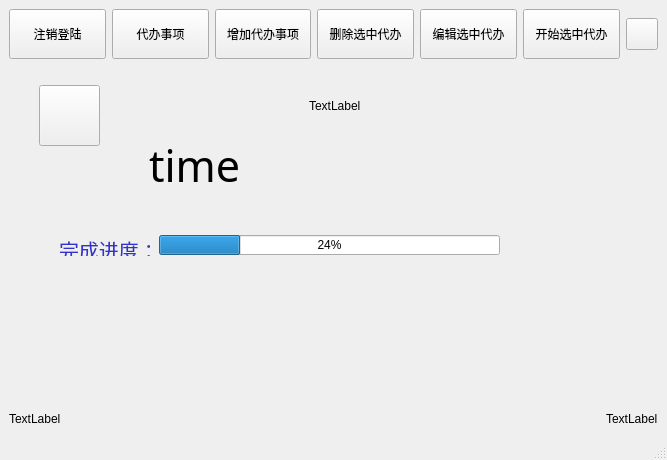
<?xml version="1.0" encoding="UTF-8"?>
<ui version="4.0">
 <class>ScheduleWindow</class>
 <widget class="QMainWindow" name="ScheduleWindow">
  <property name="geometry">
   <rect>
    <x>0</x>
    <y>0</y>
    <width>667</width>
    <height>460</height>
   </rect>
  </property>
  <property name="windowTitle">
   <string>MainWindow</string>
  </property>
  <widget class="QWidget" name="centralwidget">
   <layout class="QGridLayout" name="gridLayout_13">
    <item row="0" column="0">
     <layout class="QGridLayout" name="gridLayout_6">
      <item row="1" column="2">
       <widget class="QLabel" name="idenline">
        <property name="text">
         <string>TextLabel</string>
        </property>
       </widget>
      </item>
      <item row="0" column="0" colspan="3">
       <layout class="QGridLayout" name="gridLayout_5">
        <item row="0" column="3">
         <widget class="QPushButton" name="delete_it">
          <property name="minimumSize">
           <size>
            <width>0</width>
            <height>50</height>
           </size>
          </property>
          <property name="text">
           <string>删除选中代办</string>
          </property>
         </widget>
        </item>
        <item row="0" column="2">
         <widget class="QPushButton" name="stu_choosecourse">
          <property name="minimumSize">
           <size>
            <width>0</width>
            <height>50</height>
           </size>
          </property>
          <property name="text">
           <string>增加代办事项</string>
          </property>
         </widget>
        </item>
        <item row="1" column="0" colspan="7">
         <widget class="QStackedWidget" name="stackedWidget_3">
          <property name="currentIndex">
           <number>4</number>
          </property>
          <widget class="QWidget" name="page_s_1">
           <layout class="QGridLayout" name="gridLayout">
            <item row="0" column="0" colspan="2">
             <widget class="QTableWidget" name="tableWidget_s_1"/>
            </item>
            <item row="1" column="0">
             <spacer name="horizontalSpacer">
              <property name="orientation">
               <enum>Qt::Horizontal</enum>
              </property>
              <property name="sizeHint" stdset="0">
               <size>
                <width>295</width>
                <height>20</height>
               </size>
              </property>
             </spacer>
            </item>
            <item row="1" column="1">
             <widget class="QLineEdit" name="search_2"/>
            </item>
           </layout>
          </widget>
          <widget class="QWidget" name="page_s_2">
           <widget class="QWidget" name="layoutWidget_2">
            <property name="geometry">
             <rect>
              <x>140</x>
              <y>60</y>
              <width>330</width>
              <height>191</height>
             </rect>
            </property>
            <layout class="QGridLayout" name="gridLayout_8">
             <item row="0" column="0" colspan="2">
              <widget class="QLabel" name="label_10">
               <property name="text">
                <string>请输入原来的密码：</string>
               </property>
              </widget>
             </item>
             <item row="0" column="2" colspan="2">
              <widget class="QLineEdit" name="pass_past"/>
             </item>
             <item row="1" column="0" colspan="2">
              <widget class="QLabel" name="label">
               <property name="text">
                <string>输入要修改成的密码：</string>
               </property>
              </widget>
             </item>
             <item row="1" column="2" colspan="2">
              <widget class="QLineEdit" name="pass_now"/>
             </item>
             <item row="2" column="0" colspan="2">
              <widget class="QLabel" name="label_2">
               <property name="text">
                <string>请再输入一遍：</string>
               </property>
              </widget>
             </item>
             <item row="2" column="2" colspan="2">
              <widget class="QLineEdit" name="pass_nowa"/>
             </item>
             <item row="3" column="0">
              <spacer name="horizontalSpacer_2">
               <property name="orientation">
                <enum>Qt::Horizontal</enum>
               </property>
               <property name="sizeHint" stdset="0">
                <size>
                 <width>88</width>
                 <height>20</height>
                </size>
               </property>
              </spacer>
             </item>
             <item row="3" column="1" colspan="2">
              <widget class="QPushButton" name="modify_pas">
               <property name="minimumSize">
                <size>
                 <width>75</width>
                 <height>50</height>
                </size>
               </property>
               <property name="text">
                <string>修改</string>
               </property>
              </widget>
             </item>
             <item row="3" column="3">
              <spacer name="horizontalSpacer_3">
               <property name="orientation">
                <enum>Qt::Horizontal</enum>
               </property>
               <property name="sizeHint" stdset="0">
                <size>
                 <width>40</width>
                 <height>20</height>
                </size>
               </property>
              </spacer>
             </item>
            </layout>
           </widget>
          </widget>
          <widget class="QWidget" name="page_s_3">
           <layout class="QGridLayout" name="gridLayout_12">
            <item row="0" column="0">
             <layout class="QGridLayout" name="gridLayout_11">
              <item row="0" column="0">
               <spacer name="horizontalSpacer_11">
                <property name="orientation">
                 <enum>Qt::Horizontal</enum>
                </property>
                <property name="sizeHint" stdset="0">
                 <size>
                  <width>40</width>
                  <height>20</height>
                 </size>
                </property>
               </spacer>
              </item>
              <item row="0" column="1">
               <layout class="QGridLayout" name="gridLayout_9">
                <item row="0" column="0">
                 <layout class="QGridLayout" name="gridLayout_3">
                  <item row="0" column="0">
                   <widget class="QLabel" name="label_name">
                    <property name="text">
                     <string>代办事项名称：</string>
                    </property>
                   </widget>
                  </item>
                  <item row="0" column="1" colspan="2">
                   <widget class="QLineEdit" name="lineEdit_name">
                    <property name="minimumSize">
                     <size>
                      <width>0</width>
                      <height>30</height>
                     </size>
                    </property>
                    <property name="font">
                     <font>
                      <pointsize>15</pointsize>
                     </font>
                    </property>
                   </widget>
                  </item>
                  <item row="1" column="0">
                   <widget class="QLabel" name="label_time">
                    <property name="text">
                     <string>时        长：</string>
                    </property>
                   </widget>
                  </item>
                  <item row="1" column="1">
                   <widget class="QSlider" name="horizontalSlider_2">
                    <property name="singleStep">
                     <number>10</number>
                    </property>
                    <property name="orientation">
                     <enum>Qt::Horizontal</enum>
                    </property>
                    <property name="tickInterval">
                     <number>10</number>
                    </property>
                   </widget>
                  </item>
                  <item row="1" column="2">
                   <widget class="QSpinBox" name="spinBox">
                    <property name="minimumSize">
                     <size>
                      <width>0</width>
                      <height>30</height>
                     </size>
                    </property>
                    <property name="font">
                     <font>
                      <pointsize>15</pointsize>
                     </font>
                    </property>
                   </widget>
                  </item>
                  <item row="2" column="0">
                   <widget class="QLabel" name="label_note">
                    <property name="text">
                     <string>备        注：</string>
                    </property>
                   </widget>
                  </item>
                  <item row="2" column="1" colspan="2">
                   <widget class="QLineEdit" name="lineEdit_note">
                    <property name="minimumSize">
                     <size>
                      <width>0</width>
                      <height>30</height>
                     </size>
                    </property>
                    <property name="font">
                     <font>
                      <pointsize>15</pointsize>
                     </font>
                    </property>
                   </widget>
                  </item>
                 </layout>
                </item>
                <item row="1" column="0">
                 <widget class="QPushButton" name="SureModify">
                  <property name="minimumSize">
                   <size>
                    <width>0</width>
                    <height>50</height>
                   </size>
                  </property>
                  <property name="text">
                   <string>确认添加</string>
                  </property>
                 </widget>
                </item>
               </layout>
              </item>
              <item row="0" column="2">
               <spacer name="horizontalSpacer_12">
                <property name="orientation">
                 <enum>Qt::Horizontal</enum>
                </property>
                <property name="sizeHint" stdset="0">
                 <size>
                  <width>40</width>
                  <height>20</height>
                 </size>
                </property>
               </spacer>
              </item>
             </layout>
            </item>
           </layout>
          </widget>
          <widget class="QWidget" name="page_s_4">
           <layout class="QGridLayout" name="gridLayout_10">
            <item row="0" column="0">
             <layout class="QGridLayout" name="gridLayout_7">
              <item row="0" column="0">
               <spacer name="horizontalSpacer_13">
                <property name="orientation">
                 <enum>Qt::Horizontal</enum>
                </property>
                <property name="sizeHint" stdset="0">
                 <size>
                  <width>40</width>
                  <height>20</height>
                 </size>
                </property>
               </spacer>
              </item>
              <item row="0" column="1">
               <layout class="QGridLayout" name="gridLayout_4">
                <item row="0" column="0">
                 <layout class="QGridLayout" name="gridLayout_2">
                  <item row="1" column="0">
                   <widget class="QLabel" name="label_time_2">
                    <property name="text">
                     <string>时        长：</string>
                    </property>
                   </widget>
                  </item>
                  <item row="2" column="1" colspan="2">
                   <widget class="QLineEdit" name="lineEdit_note_2">
                    <property name="minimumSize">
                     <size>
                      <width>0</width>
                      <height>30</height>
                     </size>
                    </property>
                    <property name="font">
                     <font>
                      <pointsize>15</pointsize>
                     </font>
                    </property>
                   </widget>
                  </item>
                  <item row="0" column="0">
                   <widget class="QLabel" name="label_name_2">
                    <property name="text">
                     <string>代办事项名称：</string>
                    </property>
                   </widget>
                  </item>
                  <item row="1" column="2">
                   <widget class="QSpinBox" name="spinBox_2">
                    <property name="minimumSize">
                     <size>
                      <width>0</width>
                      <height>30</height>
                     </size>
                    </property>
                    <property name="font">
                     <font>
                      <pointsize>15</pointsize>
                     </font>
                    </property>
                   </widget>
                  </item>
                  <item row="0" column="1" colspan="2">
                   <widget class="QLineEdit" name="lineEdit_name_2">
                    <property name="minimumSize">
                     <size>
                      <width>0</width>
                      <height>30</height>
                     </size>
                    </property>
                    <property name="font">
                     <font>
                      <pointsize>15</pointsize>
                     </font>
                    </property>
                   </widget>
                  </item>
                  <item row="2" column="0">
                   <widget class="QLabel" name="label_note_2">
                    <property name="text">
                     <string>备        注：</string>
                    </property>
                   </widget>
                  </item>
                  <item row="1" column="1">
                   <widget class="QSlider" name="horizontalSlider">
                    <property name="orientation">
                     <enum>Qt::Horizontal</enum>
                    </property>
                   </widget>
                  </item>
                 </layout>
                </item>
                <item row="1" column="0">
                 <widget class="QPushButton" name="SureModify_2">
                  <property name="minimumSize">
                   <size>
                    <width>0</width>
                    <height>50</height>
                   </size>
                  </property>
                  <property name="text">
                   <string>确认修改</string>
                  </property>
                 </widget>
                </item>
               </layout>
              </item>
              <item row="0" column="2">
               <spacer name="horizontalSpacer_14">
                <property name="orientation">
                 <enum>Qt::Horizontal</enum>
                </property>
                <property name="sizeHint" stdset="0">
                 <size>
                  <width>40</width>
                  <height>20</height>
                 </size>
                </property>
               </spacer>
              </item>
             </layout>
            </item>
           </layout>
          </widget>
          <widget class="QWidget" name="page_s_5">
           <widget class="QProgressBar" name="progressBar">
            <property name="geometry">
             <rect>
              <x>150</x>
              <y>170</y>
              <width>341</width>
              <height>20</height>
             </rect>
            </property>
            <property name="value">
             <number>24</number>
            </property>
           </widget>
           <widget class="QLabel" name="label_time_3">
            <property name="geometry">
             <rect>
              <x>140</x>
              <y>60</y>
              <width>361</width>
              <height>81</height>
             </rect>
            </property>
            <property name="font">
             <font>
              <family>楷体</family>
              <pointsize>32</pointsize>
             </font>
            </property>
            <property name="text">
             <string>time</string>
            </property>
           </widget>
           <widget class="QLabel" name="label_3">
            <property name="geometry">
             <rect>
              <x>50</x>
              <y>170</y>
              <width>91</width>
              <height>21</height>
             </rect>
            </property>
            <property name="font">
             <font>
              <pointsize>16</pointsize>
             </font>
            </property>
            <property name="text">
             <string>&lt;html&gt;&lt;head/&gt;&lt;body&gt;&lt;p align=&quot;center&quot;&gt;&lt;span style=&quot; font-size:15pt; color:#3232CD;&quot;&gt;完成进度：&lt;/span&gt;&lt;/p&gt;&lt;/body&gt;&lt;/html&gt;  </string>
            </property>
           </widget>
           <widget class="QLabel" name="label_4">
            <property name="geometry">
             <rect>
              <x>300</x>
              <y>20</y>
              <width>311</width>
              <height>41</height>
             </rect>
            </property>
            <property name="text">
             <string>TextLabel</string>
            </property>
           </widget>
           <widget class="QPushButton" name="pushButton_over">
            <property name="geometry">
             <rect>
              <x>30</x>
              <y>20</y>
              <width>61</width>
              <height>61</height>
             </rect>
            </property>
            <property name="text">
             <string/>
            </property>
           </widget>
          </widget>
         </widget>
        </item>
        <item row="0" column="4">
         <widget class="QPushButton" name="note_change">
          <property name="minimumSize">
           <size>
            <width>0</width>
            <height>50</height>
           </size>
          </property>
          <property name="text">
           <string>编辑选中代办</string>
          </property>
         </widget>
        </item>
        <item row="0" column="1">
         <widget class="QPushButton" name="stu_inq">
          <property name="minimumSize">
           <size>
            <width>0</width>
            <height>50</height>
           </size>
          </property>
          <property name="text">
           <string>代办事项</string>
          </property>
         </widget>
        </item>
        <item row="0" column="5">
         <widget class="QPushButton" name="stu_person">
          <property name="minimumSize">
           <size>
            <width>0</width>
            <height>50</height>
           </size>
          </property>
          <property name="text">
           <string>开始选中代办</string>
          </property>
         </widget>
        </item>
        <item row="0" column="6">
         <widget class="QPushButton" name="pushButton_music">
          <property name="minimumSize">
           <size>
            <width>32</width>
            <height>32</height>
           </size>
          </property>
          <property name="maximumSize">
           <size>
            <width>32</width>
            <height>32</height>
           </size>
          </property>
          <property name="text">
           <string/>
          </property>
         </widget>
        </item>
        <item row="0" column="0">
         <widget class="QPushButton" name="stu_logout">
          <property name="minimumSize">
           <size>
            <width>0</width>
            <height>50</height>
           </size>
          </property>
          <property name="text">
           <string>注销登陆</string>
          </property>
         </widget>
        </item>
       </layout>
      </item>
      <item row="1" column="0">
       <widget class="QLabel" name="timeline">
        <property name="text">
         <string>TextLabel</string>
        </property>
       </widget>
      </item>
      <item row="1" column="1">
       <spacer name="horizontalSpacer_5">
        <property name="orientation">
         <enum>Qt::Horizontal</enum>
        </property>
        <property name="sizeHint" stdset="0">
         <size>
          <width>526</width>
          <height>20</height>
         </size>
        </property>
       </spacer>
      </item>
     </layout>
    </item>
   </layout>
  </widget>
  <widget class="QMenuBar" name="menubar">
   <property name="geometry">
    <rect>
     <x>0</x>
     <y>0</y>
     <width>667</width>
     <height>23</height>
    </rect>
   </property>
  </widget>
  <widget class="QStatusBar" name="statusbar"/>
 </widget>
 <resources/>
 <connections/>
</ui>
